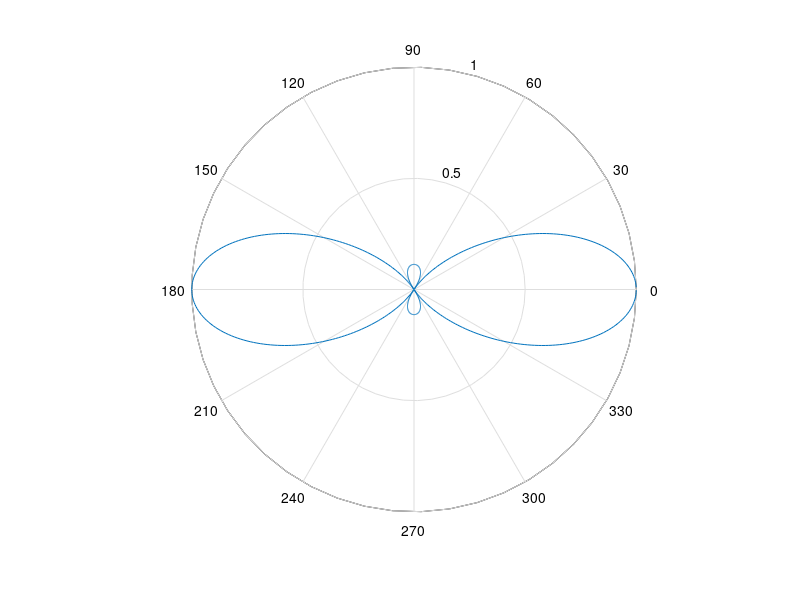

Write MATLAB code to recreate this figure. (Note: this script raises an error after producing the figure.)
clc, clear all, close all;
%%
% zonas
a = 0.25;frec = 1000; w = 2*pi*frec;c = 340 ;k = w/c;
r = 0:0.0001:10;
P_r_o = abs(sin(0.5.*k.*r.*(sqrt(1+(a./r).^2)-1)));

semilogx(r./a,P_r_o), grid on
%%
% patron polar
teta = 0:0.01:2*pi;
a = 0.25;frec = 1000; w = 2*pi*frec;c = 340 ;k = w/c;
D = abs( 2*besselj(1,k.*a*sin(teta)) ./ ( k.*a.*sin(teta)) );
polar(teta,D)

%%
teta = 0:0.01:2*pi;
a = 0.25;frec = 1000; w = 2*pi*frec;c = 340 ;k = w/c;
D = abs( 2*besselj(1,k.*a*sin(teta)) ./ ( k.*a.*sin(teta)) );
polar(teta,D)

% plot::XRotate(D,teta = 0:2*pi)


[x,y] = pol2cart(teta,D);P = peaks(x,y);
figure('color','white');polarplot3d(P)


figure('color','white');[X,Y,Z] = cylinder(D);
surf(X,Y,Z)
axis square


